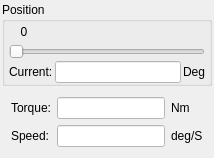
        <widget class="QWidget" name="pagePositionDirect">
         <layout class="QVBoxLayout" name="verticalLayout_4">
          <property name="spacing">
           <number>2</number>
          </property>
          <property name="leftMargin">
           <number>2</number>
          </property>
          <property name="topMargin">
           <number>2</number>
          </property>
          <property name="rightMargin">
           <number>2</number>
          </property>
          <property name="bottomMargin">
           <number>2</number>
          </property>
          <item>
           <widget class="QGroupBox" name="groupBox_5">
            <property name="title">
             <string>Position</string>
            </property>
            <layout class="QVBoxLayout" name="verticalLayout_6">
             <property name="spacing">
              <number>2</number>
             </property>
             <property name="leftMargin">
              <number>4</number>
             </property>
             <property name="topMargin">
              <number>0</number>
             </property>
             <property name="rightMargin">
              <number>4</number>
             </property>
             <property name="bottomMargin">
              <number>0</number>
             </property>
             <item>
              <widget class="QWidget" name="widget_7" native="true">
               <property name="minimumSize">
                <size>
                 <width>0</width>
                 <height>20</height>
                </size>
               </property>
               <property name="maximumSize">
                <size>
                 <width>16777215</width>
                 <height>20</height>
                </size>
               </property>
               <widget class="QLabel" name="labelPositionDirectPosition">
                <property name="geometry">
                 <rect>
                  <x>0</x>
                  <y>0</y>
                  <width>30</width>
                  <height>20</height>
                 </rect>
                </property>
                <property name="minimumSize">
                 <size>
                  <width>30</width>
                  <height>20</height>
                 </size>
                </property>
                <property name="text">
                 <string>0</string>
                </property>
                <property name="alignment">
                 <set>Qt::AlignCenter</set>
                </property>
               </widget>
              </widget>
             </item>
             <item>
              <widget class="QSlider" name="sliderPositionDirect">
               <property name="mouseTracking">
                <bool>false</bool>
               </property>
               <property name="styleSheet">
                <string notr="true"/>
               </property>
               <property name="orientation">
                <enum>Qt::Horizontal</enum>
               </property>
              </widget>
             </item>
             <item>
              <widget class="QWidget" name="widget_8" native="true">
               <layout class="QHBoxLayout" name="horizontalLayout_8">
                <property name="spacing">
                 <number>2</number>
                </property>
                <property name="leftMargin">
                 <number>0</number>
                </property>
                <property name="topMargin">
                 <number>0</number>
                </property>
                <property name="rightMargin">
                 <number>0</number>
                </property>
                <property name="bottomMargin">
                 <number>0</number>
                </property>
                <item>
                 <widget class="QLabel" name="label_11">
                  <property name="text">
                   <string>Current:</string>
                  </property>
                 </widget>
                </item>
                <item>
                 <widget class="QLineEdit" name="editPositionDirCurrentPos">
                  <property name="styleSheet">
                   <string notr="true">background-color: rgb(255, 255, 255);</string>
                  </property>
                  <property name="readOnly">
                   <bool>true</bool>
                  </property>
                 </widget>
                </item>
                <item>
                 <widget class="QLabel" name="label_12">
                  <property name="text">
                   <string>Deg</string>
                  </property>
                 </widget>
                </item>
               </layout>
              </widget>
             </item>
            </layout>
           </widget>
          </item>
          <item>
           <widget class="QWidget" name="widget_9" native="true">
            <layout class="QGridLayout" name="gridLayout_4">
             <item row="0" column="0">
              <widget class="QLabel" name="label_9">
               <property name="text">
                <string>Torque:</string>
               </property>
              </widget>
             </item>
             <item row="0" column="1">
              <widget class="QLineEdit" name="editPositionDirTorque">
               <property name="maximumSize">
                <size>
                 <width>16777215</width>
                 <height>16777215</height>
                </size>
               </property>
               <property name="styleSheet">
                <string notr="true">background-color: rgb(255, 255, 255);</string>
               </property>
               <property name="readOnly">
                <bool>true</bool>
               </property>
              </widget>
             </item>
             <item row="0" column="2">
              <widget class="QLabel" name="label_10">
               <property name="text">
                <string>Nm</string>
               </property>
              </widget>
             </item>
             <item row="1" column="0">
              <widget class="QLabel" name="labelSpeed4">
               <property name="text">
                <string>Speed:</string>
               </property>
              </widget>
             </item>
             <item row="1" column="1">
              <widget class="QLineEdit" name="editPositionDirSpeed">
               <property name="maximumSize">
                <size>
                 <width>16777215</width>
                 <height>16777215</height>
                </size>
               </property>
               <property name="styleSheet">
                <string notr="true">background-color: rgb(255, 255, 255);</string>
               </property>
               <property name="readOnly">
                <bool>true</bool>
               </property>
              </widget>
             </item>
             <item row="1" column="2">
              <widget class="QLabel" name="labelSpeed5">
               <property name="text">
                <string>deg/S</string>
               </property>
              </widget>
             </item>
            </layout>
           </widget>
          </item>
         </layout>
         <zorder>widget_9</zorder>
         <zorder>groupBox_5</zorder>
        </widget>
